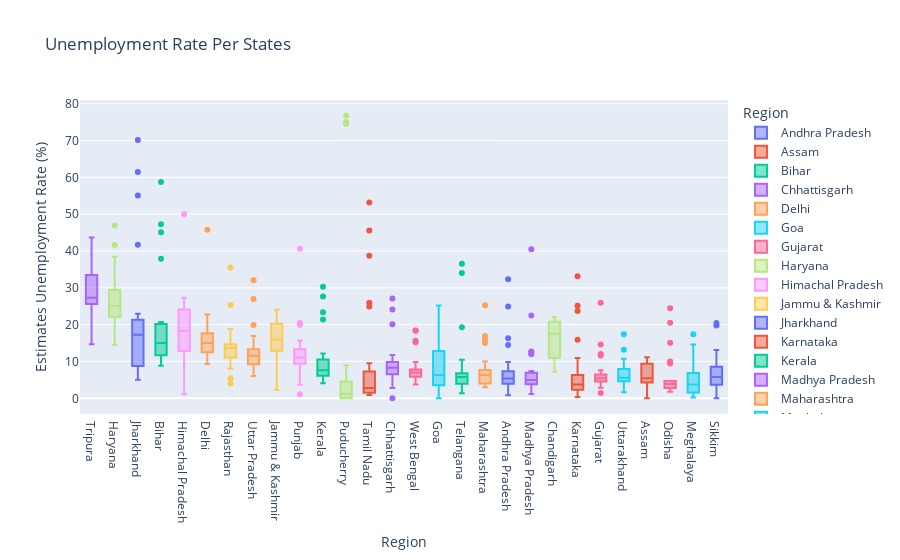

The cell this chart's notebook holds for it:
### Code cell
# Box plot of Unemployment Rate by State

fig = px.box(df, x='Region', y='Estimates Unemployment Rate (%)', color='Region', title='Unemployment Rate Per States', template='plotly')
fig.update_layout(xaxis={'categoryorder': 'total descending'})
fig.show()

### Figure 1 — Plotly figure (JSON) as saved in the notebook; plotly's stock layout.template omitted (floating-point values rounded to 4 significant figures)
{"data": [{"alignmentgroup": "True", "hovertemplate": "Region=%{x}<br>Estimates Unemployment Rate (%)=%{y}<extra></extra>", "legendgroup": "Andhra Pradesh", "marker": {"color": "#636efa"}, "name": "Andhra Pradesh", "notched": false, "offsetgroup": "Andhra Pradesh", "orientation": "v", "showlegend": true, "type": "box", "x": ["Andhra Pradesh", "Andhra Pradesh", "Andhra Pradesh", "Andhra Pradesh", "Andhra Pradesh", "Andhra Pradesh", "Andhra Pradesh", "Andhra Pradesh", "Andhra Pradesh", "Andhra Pradesh", "Andhra Pradesh", "Andhra Pradesh", "Andhra Pradesh", "Andhra Pradesh", "Andhra Pradesh", "Andhra Pradesh", "Andhra Pradesh", "Andhra Pradesh", "Andhra Pradesh", "Andhra Pradesh", "Andhra Pradesh", "Andhra Pradesh", "Andhra Pradesh", "Andhra Pradesh", "Andhra Pradesh", "Andhra Pradesh", "Andhra Pradesh", "Andhra Pradesh"], "x0": " ", "xaxis": "x", "y": [3.65, 3.05, 3.75, 3.32, 5.17, 3.52, 4.12, 4.38, 4.84, 5.91, 4.06, 16.29, 14.46, 0.85, 6.09, 3.8, 5.64, 4.61, 6.01, 4.7, 7.54, 7.88, 7.11, 5.66, 9.88, 32.3, 24.91, 5.86], "y0": " ", "yaxis": "y"}, {"alignmentgroup": "True", "hovertemplate": "Region=%{x}<br>Estimates Unemployment Rate (%)=%{y}<extra></extra>", "legendgroup": "Assam", "marker": {"color": "#EF553B"}, "name": "Assam", "notched": false, "offsetgroup": "Assam", "orientation": "v", "showlegend": true, "type": "box", "x": ["Assam", "Assam", "Assam", "Assam", "Assam", "Assam", "Assam", "Assam", "Assam", "Assam", "Assam", "Assam", "Assam", "Assam", "Assam", "Assam", "Assam", "Assam", "Assam", "Assam", "Assam", "Assam", "Assam", "Assam", "Assam", "Assam"], "x0": " ", "xaxis": "x", "y": [4.29, 5.08, 4.26, 5.79, 4.46, 4.65, 4.66, 4.29, 3.26, 3.77, 9.38, 0, 7.87, 9.89, 3.21, 10.39, 9.26, 11.17, 6.31, 5.02, 7.24, 9.98, 10.34, 8.37, 10.77, 3.42], "y0": " ", "yaxis": "y"}, {"alignmentgroup": "True", "hovertemplate": "Region=%{x}<br>Estimates Unemployment Rate (%)=%{y}<extra></extra>", "legendgroup": "Bihar", "marker": {"color": "#00cc96"}, "name": "Bihar", "notched": false, "offsetgroup": "Bihar", "orientation": "v", "showlegend": true, "type": "box", "x": ["Bihar", "Bihar", "Bihar", "Bihar", "Bihar", "Bihar", "Bihar", "Bihar", "Bihar", "Bihar", "Bihar", "Bihar", "Bihar", "Bihar", "Bihar", "Bihar", "Bihar", "Bihar", "Bihar", "Bihar", "Bihar", "Bihar", "Bihar", "Bihar", "Bihar", "Bihar", "Bihar", "Bihar"], "x0": " ", "xaxis": "x", "y": [9.27, 10.2, 13.44, 11, 8.87, 12.47, 12.4, 10.16, 9.13, 9.61, 15.39, 45.09, 47.26, 20.49, 19.9, 13.29, 16.41, 17.66, 20.46, 14.06, 17.62, 14.91, 20.69, 15.11, 15.73, 58.77, 37.87, 12.45], "y0": " ", "yaxis": "y"}, {"alignmentgroup": "True", "hovertemplate": "Region=%{x}<br>Estimates Unemployment Rate (%)=%{y}<extra></extra>", "legendgroup": "Chhattisgarh", "marker": {"color": "#ab63fa"}, "name": "Chhattisgarh", "notched": false, "offsetgroup": "Chhattisgarh", "orientation": "v", "showlegend": true, "type": "box", "x": ["Chhattisgarh", "Chhattisgarh", "Chhattisgarh", "Chhattisgarh", "Chhattisgarh", "Chhattisgarh", "Chhattisgarh", "Chhattisgarh", "Chhattisgarh", "Chhattisgarh", "Chhattisgarh", "Chhattisgarh", "Chhattisgarh", "Chhattisgarh", "Chhattisgarh", "Chhattisgarh", "Chhattisgarh", "Chhattisgarh", "Chhattisgarh", "Chhattisgarh", "Chhattisgarh", "Chhattisgarh", "Chhattisgarh", "Chhattisgarh", "Chhattisgarh", "Chhattisgarh", "Chhattisgarh", "Chhattisgarh"], "x0": " ", "xaxis": "x", "y": [9.82, 6.76, 4.54, 4.64, 8.33, 6.96, 2.77, 6.11, 9.89, 7.89, 7.31, 0, 7.64, 10.14, 9.77, 11.77, 8.17, 6.29, 9.46, 10.27, 8.32, 3.57, 9.01, 9.79, 8.21, 20.13, 24.1, 27.07], "y0": " ", "yaxis": "y"}, {"alignmentgroup": "True", "hovertemplate": "Region=%{x}<br>Estimates Unemployment Rate (%)=%{y}<extra></extra>", "legendgroup": "Delhi", "marker": {"color": "#FFA15A"}, "name": "Delhi", "notched": false, "offsetgroup": "Delhi", "orientation": "v", "showlegend": true, "type": "box", "x": ["Delhi", "Delhi", "Delhi", "Delhi", "Delhi", "Delhi", "Delhi", "Delhi", "Delhi", "Delhi", "Delhi", "Delhi", "Delhi", "Delhi", "Delhi", "Delhi", "Delhi", "Delhi", "Delhi", "Delhi", "Delhi", "Delhi", "Delhi", "Delhi", "Delhi", "Delhi", "Delhi", "Delhi"], "x0": " ", "xaxis": "x", "y": [12.56, 9.33, 11.07, 17.18, 12.5, 15.84, 11.11, 16.97, 13.48, 13.81, 15.18, 20.69, 22.76, 21.14, 12.31, 12.76, 14.68, 13.52, 20.59, 12.41, 16.11, 11.07, 22.45, 14.86, 17.09, 16.51, 45.78, 18.11], "y0": " ", "yaxis": "y"}, {"alignmentgroup": "True", "hovertemplate": "Region=%{x}<br>Estimates Unemployment Rate (%)=%{y}<extra></extra>", "legendgroup": "Goa", "marker": {"color": "#19d3f3"}, "name": "Goa", "notched": false, "offsetgroup": "Goa", "orientation": "v", "showlegend": true, "type": "box", "x": ["Goa", "Goa", "Goa", "Goa", "Goa", "Goa", "Goa", "Goa", "Goa", "Goa", "Goa", "Goa", "Goa", "Goa", "Goa", "Goa", "Goa", "Goa", "Goa", "Goa", "Goa", "Goa", "Goa", "Goa"], "x0": " ", "xaxis": "x", "y": [2.91, 5.45, 10.98, 1.98, 3.61, 7.21, 23.71, 3.54, 5.38, 0, 15.91, 20, 2.75, 13.33, 12.28, 4.9, 3.16, 12.31, 25.2, 16.22, 10.92, 4.31, 4.76, 11.76], "y0": " ", "yaxis": "y"}, {"alignmentgroup": "True", "hovertemplate": "Region=%{x}<br>Estimates Unemployment Rate (%)=%{y}<extra></extra>", "legendgroup": "Gujarat", "marker": {"color": "#FF6692"}, "name": "Gujarat", "notched": false, "offsetgroup": "Gujarat", "orientation": "v", "showlegend": true, "type": "box", "x": ["Gujarat", "Gujarat", "Gujarat", "Gujarat", "Gujarat", "Gujarat", "Gujarat", "Gujarat", "Gujarat", "Gujarat", "Gujarat", "Gujarat", "Gujarat", "Gujarat", "Gujarat", "Gujarat", "Gujarat", "Gujarat", "Gujarat", "Gujarat", "Gujarat", "Gujarat", "Gujarat", "Gujarat", "Gujarat", "Gujarat", "Gujarat", "Gujarat"], "x0": " ", "xaxis": "x", "y": [2.88, 4.77, 4.58, 3.7, 6.29, 4.91, 4.68, 3.46, 5.35, 6.64, 7.59, 12, 14.58, 1.41, 4.09, 6.31, 5.15, 4.2, 5.96, 5.45, 7.53, 5.71, 5.82, 6.04, 5.39, 25.94, 11.62, 4.54], "y0": " ", "yaxis": "y"}, {"alignmentgroup": "True", "hovertemplate": "Region=%{x}<br>Estimates Unemployment Rate (%)=%{y}<extra></extra>", "legendgroup": "Haryana", "marker": {"color": "#B6E880"}, "name": "Haryana", "notched": false, "offsetgroup": "Haryana", "orientation": "v", "showlegend": true, "type": "box", "x": ["Haryana", "Haryana", "Haryana", "Haryana", "Haryana", "Haryana", "Haryana", "Haryana", "Haryana", "Haryana", "Haryana", "Haryana", "Haryana", "Haryana", "Haryana", "Haryana", "Haryana", "Haryana", "Haryana", "Haryana", "Haryana", "Haryana", "Haryana", "Haryana", "Haryana", "Haryana", "Haryana", "Haryana"], "x0": " ", "xaxis": "x", "y": [14.54, 23.08, 16.22, 30.94, 16.36, 24.17, 16.59, 29.56, 16.21, 27.19, 23.92, 41.61, 34.22, 35.57, 24.67, 20.42, 25.45, 24.19, 26.84, 21.04, 27.06, 23.65, 27.24, 23.29, 27.14, 46.89, 38.46, 29.41], "y0": " ", "yaxis": "y"}, {"alignmentgroup": "True", "hovertemplate": "Region=%{x}<br>Estimates Unemployment Rate (%)=%{y}<extra></extra>", "legendgroup": "Himachal Pradesh", "marker": {"color": "#FF97FF"}, "name": "Himachal Pradesh", "notched": false, "offsetgroup": "Himachal Pradesh", "orientation": "v", "showlegend": true, "type": "box", "x": ["Himachal Pradesh", "Himachal Pradesh", "Himachal Pradesh", "Himachal Pradesh", "Himachal Pradesh", "Himachal Pradesh", "Himachal Pradesh", "Himachal Pradesh", "Himachal Pradesh", "Himachal Pradesh", "Himachal Pradesh", "Himachal Pradesh", "Himachal Pradesh", "Himachal Pradesh", "Himachal Pradesh", "Himachal Pradesh", "Himachal Pradesh", "Himachal Pradesh", "Himachal Pradesh", "Himachal Pradesh", "Himachal Pradesh", "Himachal Pradesh", "Himachal Pradesh", "Himachal Pradesh", "Himachal Pradesh", "Himachal Pradesh", "Himachal Pradesh", "Himachal Pradesh"], "x0": " ", "xaxis": "x", "y": [13.68, 11.43, 20.59, 18.56, 15.98, 15.81, 22.86, 19.46, 16.67, 15.42, 17.71, 2.13, 25.64, 1.12, 10.88, 21.43, 21.51, 24.48, 12, 23.77, 27.27, 25.32, 18.15, 27.31, 26.44, 2.7, 50, 10.81], "y0": " ", "yaxis": "y"}, {"alignmentgroup": "True", "hovertemplate": "Region=%{x}<br>Estimates Unemployment Rate (%)=%{y}<extra></extra>", "legendgroup": "Jammu & Kashmir", "marker": {"color": "#FECB52"}, "name": "Jammu & Kashmir", "notched": false, "offsetgroup": "Jammu & Kashmir", "orientation": "v", "showlegend": true, "type": "box", "x": ["Jammu & Kashmir", "Jammu & Kashmir", "Jammu & Kashmir", "Jammu & Kashmir", "Jammu & Kashmir", "Jammu & Kashmir", "Jammu & Kashmir", "Jammu & Kashmir", "Jammu & Kashmir", "Jammu & Kashmir", "Jammu & Kashmir", "Jammu & Kashmir", "Jammu & Kashmir", "Jammu & Kashmir", "Jammu & Kashmir", "Jammu & Kashmir", "Jammu & Kashmir", "Jammu & Kashmir", "Jammu & Kashmir", "Jammu & Kashmir", "Jammu & Kashmir"], "x0": " ", "xaxis": "x", "y": [12.78, 12.09, 13.67, 11.32, 19.27, 14.73, 22.19, 21.23, 16, 2.22, 18.97, 23.04, 19.88, 21.55, 24.06, 14.29, 7.02, 18.54, 19.86, 14.29, 12.96], "y0": " ", "yaxis": "y"}, {"alignmentgroup": "True", "hovertemplate": "Region=%{x}<br>Estimates Unemployment Rate (%)=%{y}<extra></extra>", "legendgroup": "Jharkhand", "marker": {"color": "#636efa"}, "name": "Jharkhand", "notched": false, "offsetgroup": "Jharkhand", "orientation": "v", "showlegend": true, "type": "box", "x": ["Jharkhand", "Jharkhand", "Jharkhand", "Jharkhand", "Jharkhand", "Jharkhand", "Jharkhand", "Jharkhand", "Jharkhand", "Jharkhand", "Jharkhand", "Jharkhand", "Jharkhand", "Jharkhand", "Jharkhand", "Jharkhand", "Jharkhand", "Jharkhand", "Jharkhand", "Jharkhand", "Jharkhand", "Jharkhand", "Jharkhand", "Jharkhand", "Jharkhand", "Jharkhand", "Jharkhand", "Jharkhand"], "x0": " ", "xaxis": "x", "y": [7.11, 8.46, 9.98, 12.06, 7.12, 6.57, 8.07, 15.15, 6.16, 9.06, 5.01, 41.72, 55.1, 21.53, 17.23, 20.51, 15.67, 20.25, 21.16, 19.05, 17.34, 22.01, 22.96, 19.67, 16.4, 61.48, 70.17, 19.38], "y0": " ", "yaxis": "y"}, {"alignmentgroup": "True", "hovertemplate": "Region=%{x}<br>Estimates Unemployment Rate (%)=%{y}<extra></extra>", "legendgroup": "Karnataka", "marker": {"color": "#EF553B"}, "name": "Karnataka", "notched": false, "offsetgroup": "Karnataka", "orientation": "v", "showlegend": true, "type": "box", "x": ["Karnataka", "Karnataka", "Karnataka", "Karnataka", "Karnataka", "Karnataka", "Karnataka", "Karnataka", "Karnataka", "Karnataka", "Karnataka", "Karnataka", "Karnataka", "Karnataka", "Karnataka", "Karnataka", "Karnataka", "Karnataka", "Karnataka", "Karnataka", "Karnataka", "Karnataka", "Karnataka", "Karnataka", "Karnataka", "Karnataka", "Karnataka", "Karnataka"], "x0": " ", "xaxis": "x", "y": [5.46, 5.98, 0.52, 0.37, 3.2, 7.13, 1.19, 0.41, 2.57, 4.11, 2.39, 33.17, 23.72, 10.92, 6.56, 5, 2.29, 1.27, 3.57, 3.87, 3.44, 1.56, 3.31, 2.88, 4.92, 25.12, 15.88, 6.12], "y0": " ", "yaxis": "y"}, {"alignmentgroup": "True", "hovertemplate": "Region=%{x}<br>Estimates Unemployment Rate (%)=%{y}<extra></extra>", "legendgroup": "Kerala", "marker": {"color": "#00cc96"}, "name": "Kerala", "notched": false, "offsetgroup": "Kerala", "orientation": "v", "showlegend": true, "type": "box", "x": ["Kerala", "Kerala", "Kerala", "Kerala", "Kerala", "Kerala", "Kerala", "Kerala", "Kerala", "Kerala", "Kerala", "Kerala", "Kerala", "Kerala", "Kerala", "Kerala", "Kerala", "Kerala", "Kerala", "Kerala", "Kerala", "Kerala", "Kerala", "Kerala", "Kerala", "Kerala", "Kerala", "Kerala"], "x0": " ", "xaxis": "x", "y": [6.63, 9, 4.95, 10.32, 5.35, 9.14, 5, 10.77, 4.11, 8.91, 8.85, 10.71, 23.38, 27.66, 6.11, 6.67, 7.58, 7.69, 5.52, 5.35, 6.71, 7.31, 6.65, 6.08, 9.14, 21.43, 30.28, 12.17], "y0": " ", "yaxis": "y"}, {"alignmentgroup": "True", "hovertemplate": "Region=%{x}<br>Estimates Unemployment Rate (%)=%{y}<extra></extra>", "legendgroup": "Madhya Pradesh", "marker": {"color": "#ab63fa"}, "name": "Madhya Pradesh", "notched": false, "offsetgroup": "Madhya Pradesh", "orientation": "v", "showlegend": true, "type": "box", "x": ["Madhya Pradesh", "Madhya Pradesh", "Madhya Pradesh", "Madhya Pradesh", "Madhya Pradesh", "Madhya Pradesh", "Madhya Pradesh", "Madhya Pradesh", "Madhya Pradesh", "Madhya Pradesh", "Madhya Pradesh", "Madhya Pradesh", "Madhya Pradesh", "Madhya Pradesh", "Madhya Pradesh", "Madhya Pradesh", "Madhya Pradesh", "Madhya Pradesh", "Madhya Pradesh", "Madhya Pradesh", "Madhya Pradesh", "Madhya Pradesh", "Madhya Pradesh", "Madhya Pradesh", "Madhya Pradesh", "Madhya Pradesh", "Madhya Pradesh", "Madhya Pradesh"], "x0": " ", "xaxis": "x", "y": [3.63, 4.25, 3.92, 4.94, 3.08, 2.98, 2.72, 2.94, 3.66, 4.42, 1.19, 12.5, 22.46, 6.46, 3.91, 6.38, 7.38, 6.82, 7, 4.4, 6.06, 6.2, 5.17, 4.96, 4.8, 11.94, 40.49, 12.72], "y0": " ", "yaxis": "y"}, {"alignmentgroup": "True", "hovertemplate": "Region=%{x}<br>Estimates Unemployment Rate (%)=%{y}<extra></extra>", "legendgroup": "Maharashtra", "marker": {"color": "#FFA15A"}, "name": "Maharashtra", "notched": false, "offsetgroup": "Maharashtra", "orientation": "v", "showlegend": true, "type": "box", "x": ["Maharashtra", "Maharashtra", "Maharashtra", "Maharashtra", "Maharashtra", "Maharashtra", "Maharashtra", "Maharashtra", "Maharashtra", "Maharashtra", "Maharashtra", "Maharashtra", "Maharashtra", "Maharashtra", "Maharashtra", "Maharashtra", "Maharashtra", "Maharashtra", "Maharashtra", "Maharashtra", "Maharashtra", "Maharashtra", "Maharashtra", "Maharashtra", "Maharashtra", "Maharashtra", "Maharashtra", "Maharashtra"], "x0": " ", "xaxis": "x", "y": [3.67, 4.34, 3.66, 3.76, 4.4, 3.81, 3.68, 3.03, 3.8, 4.24, 5.38, 25.28, 16.89, 9.4, 6.08, 6.46, 6.35, 7.57, 7.6, 7.51, 7.6, 7.83, 6.67, 5.34, 6.34, 14.99, 15.92, 10.01], "y0": " ", "yaxis": "y"}, {"alignmentgroup": "True", "hovertemplate": "Region=%{x}<br>Estimates Unemployment Rate (%)=%{y}<extra></extra>", "legendgroup": "Meghalaya", "marker": {"color": "#19d3f3"}, "name": "Meghalaya", "notched": false, "offsetgroup": "Meghalaya", "orientation": "v", "showlegend": true, "type": "box", "x": ["Meghalaya", "Meghalaya", "Meghalaya", "Meghalaya", "Meghalaya", "Meghalaya", "Meghalaya", "Meghalaya", "Meghalaya", "Meghalaya", "Meghalaya", "Meghalaya", "Meghalaya", "Meghalaya", "Meghalaya", "Meghalaya", "Meghalaya", "Meghalaya", "Meghalaya", "Meghalaya", "Meghalaya", "Meghalaya", "Meghalaya", "Meghalaya", "Meghalaya", "Meghalaya", "Meghalaya"], "x0": " ", "xaxis": "x", "y": [3.16, 4.23, 1.03, 0.52, 0.24, 3.7, 1.5, 1.8, 0.97, 2.76, 1.28, 8.38, 3.73, 1.35, 8.4, 8.66, 4.43, 5.8, 5.3, 7.2, 3.02, 5.21, 4.76, 7.37, 2.8, 17.39, 14.58], "y0": " ", "yaxis": "y"}, {"alignmentgroup": "True", "hovertemplate": "Region=%{x}<br>Estimates Unemployment Rate (%)=%{y}<extra></extra>", "legendgroup": "Odisha", "marker": {"color": "#FF6692"}, "name": "Odisha", "notched": false, "offsetgroup": "Odisha", "orientation": "v", "showlegend": true, "type": "box", "x": ["Odisha", "Odisha", "Odisha", "Odisha", "Odisha", "Odisha", "Odisha", "Odisha", "Odisha", "Odisha", "Odisha", "Odisha", "Odisha", "Odisha", "Odisha", "Odisha", "Odisha", "Odisha", "Odisha", "Odisha", "Odisha", "Odisha", "Odisha", "Odisha", "Odisha", "Odisha", "Odisha", "Odisha"], "x0": " ", "xaxis": "x", "y": [4.17, 4.71, 3.31, 3.68, 4.31, 4.28, 4.72, 4.67, 1.81, 3.31, 15.09, 24.48, 9.45, 4.59, 2.95, 2.63, 1.78, 3.5, 3.78, 4.5, 2.23, 3.36, 2.28, 2.19, 3.96, 20.5, 10, 2.18], "y0": " ", "yaxis": "y"}, {"alignmentgroup": "True", "hovertemplate": "Region=%{x}<br>Estimates Unemployment Rate (%)=%{y}<extra></extra>", "legendgroup": "Puducherry", "marker": {"color": "#B6E880"}, "name": "Puducherry", "notched": false, "offsetgroup": "Puducherry", "orientation": "v", "showlegend": true, "type": "box", "x": ["Puducherry", "Puducherry", "Puducherry", "Puducherry", "Puducherry", "Puducherry", "Puducherry", "Puducherry", "Puducherry", "Puducherry", "Puducherry", "Puducherry", "Puducherry", "Puducherry", "Puducherry", "Puducherry", "Puducherry", "Puducherry", "Puducherry", "Puducherry", "Puducherry", "Puducherry", "Puducherry", "Puducherry", "Puducherry", "Puducherry"], "x0": " ", "xaxis": "x", "y": [0, 0, 0, 4.85, 0, 1.18, 0, 1.99, 0.58, 1.74, 2.31, 74.51, 1.25, 0, 0, 8.95, 1.22, 1.17, 1.37, 5.21, 0.57, 1.78, 0.62, 76.74, 75, 4.55], "y0": " ", "yaxis": "y"}, {"alignmentgroup": "True", "hovertemplate": "Region=%{x}<br>Estimates Unemployment Rate (%)=%{y}<extra></extra>", "legendgroup": "Punjab", "marker": {"color": "#FF97FF"}, "name": "Punjab", "notched": false, "offsetgroup": "Punjab", "orientation": "v", "showlegend": true, "type": "box", "x": ["Punjab", "Punjab", "Punjab", "Punjab", "Punjab", "Punjab", "Punjab", "Punjab", "Punjab", "Punjab", "Punjab", "Punjab", "Punjab", "Punjab", "Punjab", "Punjab", "Punjab", "Punjab", "Punjab", "Punjab", "Punjab", "Punjab", "Punjab", "Punjab", "Punjab", "Punjab", "Punjab", "Punjab"], "x0": " ", "xaxis": "x", "y": [9.17, 12.21, 9.64, 6.69, 8.59, 12.56, 7.07, 6.13, 9.69, 10.41, 10.51, 3.69, 40.59, 20, 13.49, 13.17, 11.61, 11.99, 15.69, 13.75, 10.39, 11.97, 13.68, 11.99, 9.97, 1.13, 20.54, 10.55], "y0": " ", "yaxis": "y"}, {"alignmentgroup": "True", "hovertemplate": "Region=%{x}<br>Estimates Unemployment Rate (%)=%{y}<extra></extra>", "legendgroup": "Rajasthan", "marker": {"color": "#FECB52"}, "name": "Rajasthan", "notched": false, "offsetgroup": "Rajasthan", "orientation": "v", "showlegend": true, "type": "box", "x": ["Rajasthan", "Rajasthan", "Rajasthan", "Rajasthan", "Rajasthan", "Rajasthan", "Rajasthan", "Rajasthan", "Rajasthan", "Rajasthan", "Rajasthan", "Rajasthan", "Rajasthan", "Rajasthan", "Rajasthan", "Rajasthan", "Rajasthan", "Rajasthan", "Rajasthan", "Rajasthan", "Rajasthan", "Rajasthan", "Rajasthan", "Rajasthan", "Rajasthan", "Rajasthan", "Rajasthan", "Rajasthan"], "x0": " ", "xaxis": "x", "y": [4.03, 13.7, 9.7, 12.5, 5.45, 14.66, 10.47, 13.96, 8, 14.48, 9.47, 12.25, 10.45, 13.86, 13.62, 14.36, 11.67, 14.71, 12.63, 13.02, 14.3, 18.04, 18.82, 17.02, 18.54, 35.53, 25.35, 13.04], "y0": " ", "yaxis": "y"}, {"alignmentgroup": "True", "hovertemplate": "Region=%{x}<br>Estimates Unemployment Rate (%)=%{y}<extra></extra>", "legendgroup": "Sikkim", "marker": {"color": "#636efa"}, "name": "Sikkim", "notched": false, "offsetgroup": "Sikkim", "orientation": "v", "showlegend": true, "type": "box", "x": ["Sikkim", "Sikkim", "Sikkim", "Sikkim", "Sikkim", "Sikkim", "Sikkim", "Sikkim", "Sikkim", "Sikkim", "Sikkim", "Sikkim", "Sikkim", "Sikkim", "Sikkim", "Sikkim", "Sikkim"], "x0": " ", "xaxis": "x", "y": [5.48, 13.11, 1, 0, 5.81, 8.2, 7.76, 2.56, 4.82, 4.81, 9.68, 4.04, 7.37, 20.45, 5.77, 19.75, 2.63], "y0": " ", "yaxis": "y"}, {"alignmentgroup": "True", "hovertemplate": "Region=%{x}<br>Estimates Unemployment Rate (%)=%{y}<extra></extra>", "legendgroup": "Tamil Nadu", "marker": {"color": "#EF553B"}, "name": "Tamil Nadu", "notched": false, "offsetgroup": "Tamil Nadu", "orientation": "v", "showlegend": true, "type": "box", "x": ["Tamil Nadu", "Tamil Nadu", "Tamil Nadu", "Tamil Nadu", "Tamil Nadu", "Tamil Nadu", "Tamil Nadu", "Tamil Nadu", "Tamil Nadu", "Tamil Nadu", "Tamil Nadu", "Tamil Nadu", "Tamil Nadu", "Tamil Nadu", "Tamil Nadu", "Tamil Nadu", "Tamil Nadu", "Tamil Nadu", "Tamil Nadu", "Tamil Nadu", "Tamil Nadu", "Tamil Nadu", "Tamil Nadu", "Tamil Nadu", "Tamil Nadu", "Tamil Nadu", "Tamil Nadu", "Tamil Nadu"], "x0": " ", "xaxis": "x", "y": [0.97, 0.92, 6.01, 2.91, 1.71, 1.46, 2.46, 3.73, 1.18, 1.17, 6.36, 53.19, 38.73, 2.06, 0.89, 1.56, 3.18, 9.53, 1.86, 1.13, 2.65, 8.05, 2.05, 3.31, 6.46, 45.55, 25.95, 24.93], "y0": " ", "yaxis": "y"}, {"alignmentgroup": "True", "hovertemplate": "Region=%{x}<br>Estimates Unemployment Rate (%)=%{y}<extra></extra>", "legendgroup": "Telangana", "marker": {"color": "#00cc96"}, "name": "Telangana", "notched": false, "offsetgroup": "Telangana", "orientation": "v", "showlegend": true, "type": "box", "x": ["Telangana", "Telangana", "Telangana", "Telangana", "Telangana", "Telangana", "Telangana", "Telangana", "Telangana", "Telangana", "Telangana", "Telangana", "Telangana", "Telangana", "Telangana", "Telangana", "Telangana", "Telangana", "Telangana", "Telangana", "Telangana", "Telangana", "Telangana", "Telangana", "Telangana", "Telangana", "Telangana", "Telangana"], "x0": " ", "xaxis": "x", "y": [2.23, 5.92, 2.45, 1.4, 5.49, 7.29, 6.47, 1.35, 5.02, 9.02, 5.63, 4.51, 34.01, 19.3, 1.52, 1.43, 3.73, 4.19, 6.19, 6.74, 5.23, 4.22, 6.49, 6.74, 6.1, 10.5, 36.57, 6.92], "y0": " ", "yaxis": "y"}, {"alignmentgroup": "True", "hovertemplate": "Region=%{x}<br>Estimates Unemployment Rate (%)=%{y}<extra></extra>", "legendgroup": "Tripura", "marker": {"color": "#ab63fa"}, "name": "Tripura", "notched": false, "offsetgroup": "Tripura", "orientation": "v", "showlegend": true, "type": "box", "x": ["Tripura", "Tripura", "Tripura", "Tripura", "Tripura", "Tripura", "Tripura", "Tripura", "Tripura", "Tripura", "Tripura", "Tripura", "Tripura", "Tripura", "Tripura", "Tripura", "Tripura", "Tripura", "Tripura", "Tripura", "Tripura", "Tripura", "Tripura", "Tripura", "Tripura", "Tripura", "Tripura", "Tripura"], "x0": " ", "xaxis": "x", "y": [29.25, 26.64, 22.47, 25.49, 30.23, 27.54, 25.25, 26.53, 31.91, 26.22, 31.61, 43.64, 14.71, 18.84, 34.69, 25.59, 25.81, 33.45, 33.57, 26.67, 27.15, 33.48, 34.37, 33.88, 25.69, 34.88, 16.78, 27.47], "y0": " ", "yaxis": "y"}, {"alignmentgroup": "True", "hovertemplate": "Region=%{x}<br>Estimates Unemployment Rate (%)=%{y}<extra></extra>", "legendgroup": "Uttar Pradesh", "marker": {"color": "#FFA15A"}, "name": "Uttar Pradesh", "notched": false, "offsetgroup": "Uttar Pradesh", "orientation": "v", "showlegend": true, "type": "box", "x": ["Uttar Pradesh", "Uttar Pradesh", "Uttar Pradesh", "Uttar Pradesh", "Uttar Pradesh", "Uttar Pradesh", "Uttar Pradesh", "Uttar Pradesh", "Uttar Pradesh", "Uttar Pradesh", "Uttar Pradesh", "Uttar Pradesh", "Uttar Pradesh", "Uttar Pradesh", "Uttar Pradesh", "Uttar Pradesh", "Uttar Pradesh", "Uttar Pradesh", "Uttar Pradesh", "Uttar Pradesh", "Uttar Pradesh", "Uttar Pradesh", "Uttar Pradesh", "Uttar Pradesh", "Uttar Pradesh", "Uttar Pradesh", "Uttar Pradesh", "Uttar Pradesh"], "x0": " ", "xaxis": "x", "y": [10.26, 11.13, 9.19, 11.47, 6.45, 10.18, 6.94, 8.43, 6.06, 8.12, 9.37, 19.92, 16.89, 8.51, 14.4, 11.62, 11.8, 14.73, 13.58, 10.35, 11.31, 12.37, 12.34, 11.65, 12.32, 26.94, 32.06, 13.05], "y0": " ", "yaxis": "y"}, {"alignmentgroup": "True", "hovertemplate": "Region=%{x}<br>Estimates Unemployment Rate (%)=%{y}<extra></extra>", "legendgroup": "Uttarakhand", "marker": {"color": "#19d3f3"}, "name": "Uttarakhand", "notched": false, "offsetgroup": "Uttarakhand", "orientation": "v", "showlegend": true, "type": "box", "x": ["Uttarakhand", "Uttarakhand", "Uttarakhand", "Uttarakhand", "Uttarakhand", "Uttarakhand", "Uttarakhand", "Uttarakhand", "Uttarakhand", "Uttarakhand", "Uttarakhand", "Uttarakhand", "Uttarakhand", "Uttarakhand", "Uttarakhand", "Uttarakhand", "Uttarakhand", "Uttarakhand", "Uttarakhand", "Uttarakhand", "Uttarakhand", "Uttarakhand", "Uttarakhand", "Uttarakhand", "Uttarakhand", "Uttarakhand", "Uttarakhand"], "x0": " ", "xaxis": "x", "y": [1.63, 4.65, 5.74, 6.11, 3.47, 4.83, 5.56, 4.52, 4.17, 4.85, 3.66, 3.57, 10.71, 9.17, 4.69, 6.94, 7.43, 9.62, 4.72, 6.34, 7.39, 8.92, 5.28, 8.15, 13.18, 17.36, 5.08], "y0": " ", "yaxis": "y"}, {"alignmentgroup": "True", "hovertemplate": "Region=%{x}<br>Estimates Unemployment Rate (%)=%{y}<extra></extra>", "legendgroup": "West Bengal", "marker": {"color": "#FF6692"}, "name": "West Bengal", "notched": false, "offsetgroup": "West Bengal", "orientation": "v", "showlegend": true, "type": "box", "x": ["West Bengal", "West Bengal", "West Bengal", "West Bengal", "West Bengal", "West Bengal", "West Bengal", "West Bengal", "West Bengal", "West Bengal", "West Bengal", "West Bengal", "West Bengal", "West Bengal", "West Bengal", "West Bengal", "West Bengal", "West Bengal", "West Bengal", "West Bengal", "West Bengal", "West Bengal", "West Bengal", "West Bengal", "West Bengal", "West Bengal", "West Bengal", "West Bengal", "West Bengal"], "x0": " ", "xaxis": "x", "y": [6.02, 5.85, 5.62, 5.58, 5.26, 6.78, 5.83, 5.79, 6.79, 3.78, 7.02, 18.32, 18.43, 4.94, 4.95, 7.25, 7.38, 7.91, 7.27, 7.79, 7.83, 6.61, 7.24, 7.27, 7.55, 6.67, 15.63, 15.22, 9.86], "y0": " ", "yaxis": "y"}, {"alignmentgroup": "True", "hovertemplate": "Region=%{x}<br>Estimates Unemployment Rate (%)=%{y}<extra></extra>", "legendgroup": "Chandigarh", "marker": {"color": "#B6E880"}, "name": "Chandigarh", "notched": false, "offsetgroup": "Chandigarh", "orientation": "v", "showlegend": true, "type": "box", "x": ["Chandigarh", "Chandigarh", "Chandigarh", "Chandigarh", "Chandigarh", "Chandigarh", "Chandigarh", "Chandigarh", "Chandigarh", "Chandigarh", "Chandigarh", "Chandigarh"], "x0": " ", "xaxis": "x", "y": [18.35, 12.4, 21.8, 9.52, 20.14, 13.99, 22.05, 8.33, 20, 16.67, 21.43, 7.22], "y0": " ", "yaxis": "y"}], "layout": {"boxmode": "overlay", "legend": {"title": {"text": "Region"}, "tracegroupgap": 0}, "title": {"text": "Unemployment Rate Per States"}, "xaxis": {"anchor": "y", "categoryarray": ["Andhra Pradesh", "Assam", "Bihar", "Chhattisgarh", "Delhi", "Goa", "Gujarat", "Haryana", "Himachal Pradesh", "Jammu & Kashmir", "Jharkhand", "Karnataka", "Kerala", "Madhya Pradesh", "Maharashtra", "Meghalaya", "Odisha", "Puducherry", "Punjab", "Rajasthan", "Sikkim", "Tamil Nadu", "Telangana", "Tripura", "Uttar Pradesh", "Uttarakhand", "West Bengal", "Chandigarh"], "categoryorder": "total descending", "domain": [0, 1], "title": {"text": "Region"}}, "yaxis": {"anchor": "x", "domain": [0, 1], "title": {"text": "Estimates Unemployment Rate (%)"}}}}
